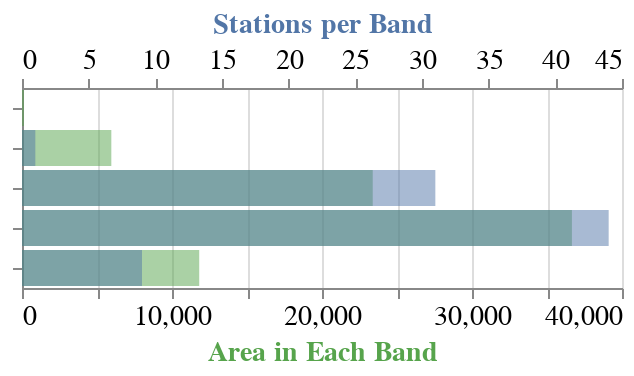

The notebook cell saved with this chart:
### Code cell
elev_base = alt.Chart(area_by_elev).encode(
    alt.Y("elevation_band:O", scale=alt.Scale(reverse=True), axis=alt.Axis(labels=False, title=None))
)

elev_area = elev_base.mark_bar(color='#57A44C', opacity=0.5).encode(
    alt.X('area_per_band').axis(title='Area in Each Band', titleColor='#57A44C',labelFontSize=14, titleFontSize=14) #
)

elev_stations = elev_base.mark_bar(color='#5276A7', interpolate='monotone', opacity=0.5).encode(
    alt.X('stations_per_band').axis(title='Stations per Band', titleColor='#5276A7',labelFontSize=14, titleFontSize=14)
)

elev_chart = alt.layer(elev_area, elev_stations).resolve_scale(
    x='independent'
)

elev_chart

### Figure 1 — Vega-Lite specification as saved in the notebook (floating-point values rounded to 4 significant figures)
{"config": {"view": {"continuousWidth": 300, "continuousHeight": 300}}, "layer": [{"mark": {"type": "bar", "color": "#57A44C", "opacity": 0.5}, "encoding": {"x": {"axis": {"title": "Area in Each Band", "titleColor": "#57A44C", "labelFontSize": 14, "titleFontSize": 14}, "field": "area_per_band", "type": "quantitative"}, "y": {"axis": {"labels": false, "title": null}, "field": "elevation_band", "scale": {"reverse": true}, "type": "ordinal"}}}, {"mark": {"type": "bar", "color": "#5276A7", "interpolate": "monotone", "opacity": 0.5}, "encoding": {"x": {"axis": {"title": "Stations per Band", "titleColor": "#5276A7", "labelFontSize": 14, "titleFontSize": 14}, "field": "stations_per_band", "type": "quantitative"}, "y": {"axis": {"labels": false, "title": null}, "field": "elevation_band", "scale": {"reverse": true}, "type": "ordinal"}}}], "data": {"name": "data-4762866f3fca0020559b354fd3651471"}, "resolve": {"scale": {"x": "independent"}}, "$schema": "https://vega.github.io/schema/vega-lite/v5.20.1.json", "datasets": {"data-4762866f3fca0020559b354fd3651471": [{"elevation_band": [1500, 2500], "area_per_band": 11810.0, "stations_per_band": 9}, {"elevation_band": [2500, 3000], "area_per_band": 36660.0, "stations_per_band": 44}, {"elevation_band": [3000, 3500], "area_per_band": 23380.0, "stations_per_band": 31}, {"elevation_band": [3500, 4000], "area_per_band": 5954.0, "stations_per_band": 1}, {"elevation_band": [4000, 4500], "area_per_band": 134.2, "stations_per_band": 0}]}}
